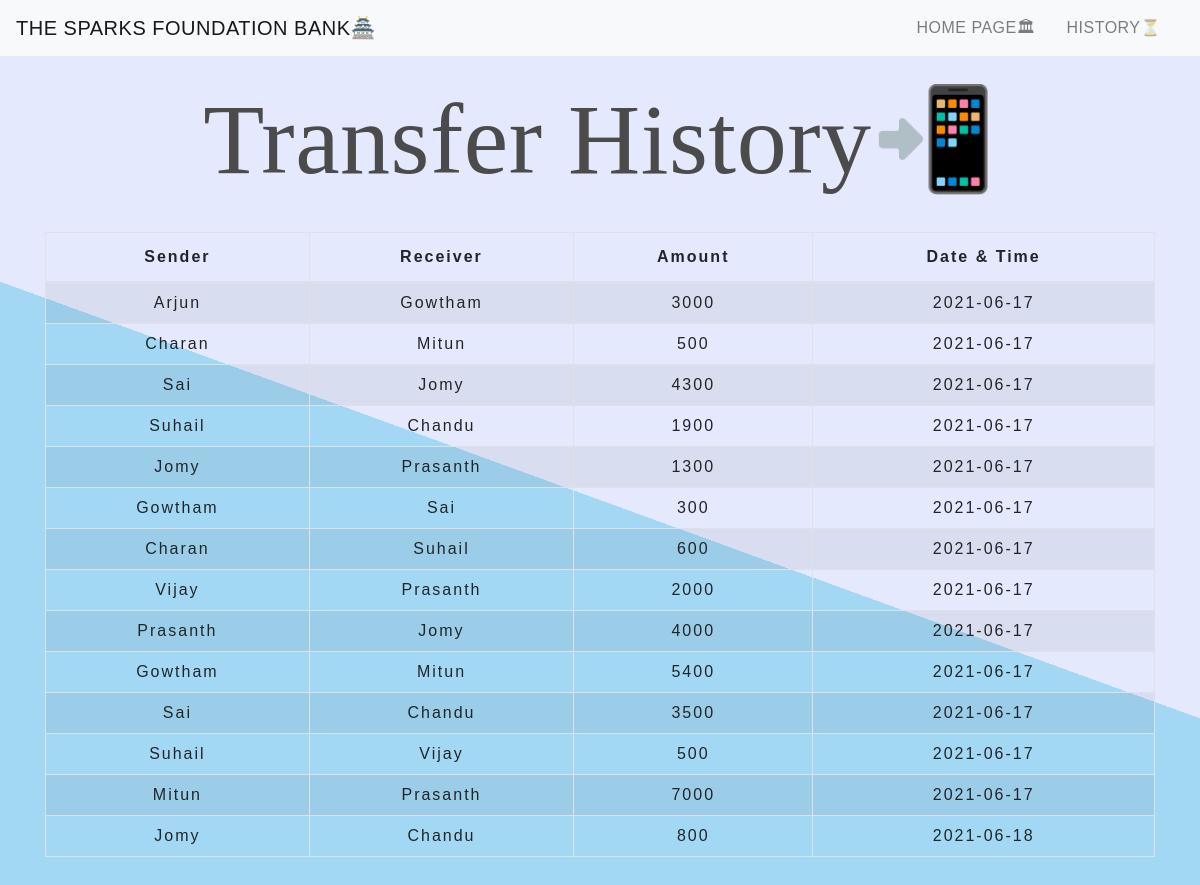
The page /transactionhistory.php on the database its author committed.
### tables this page shows
CREATE TABLE `transaction` (
  `sender` varchar(20) NOT NULL,
  `receiver` varchar(20) NOT NULL,
  `balance` int(10) NOT NULL,
  `datetime` date NOT NULL DEFAULT current_timestamp()
);

### transactionhistory.php (the view, shortened to what this page needs)
<!DOCTYPE html>
<html lang="en">
<head>
    <link rel="stylesheet" href="https://stackpath.bootstrapcdn.com/bootstrap/4.5.2/css/bootstrap.min.css">
    <link rel="stylesheet" type="text/css" href="css/table.css">
    <link rel="stylesheet" type="text/css" href="css/navbar.css">
</head>
<body >
<?php
  include 'navbar.php';
?>
	<div class="container">
        <h2 class="text-center pt-4">Transfer History📲</h2>
       <br>
       <div class="table-responsive-sm">
    <table class="table table-hover table-striped table-condensed table-bordered">
        <thead>
            <tr>
                <th class="text-center">Sender</th>
                <th class="text-center">Receiver</th>
                <th class="text-center">Amount</th>
                <th class="text-center">Date & Time</th>
            </tr>
        </thead>
        <tbody>
        <?php
            include 'config.php';
            $sql ="select * from transaction";
            $query =mysqli_query($conn, $sql);
            while($rows = mysqli_fetch_assoc($query))
            {
        ?>
            <tr>
            <td class="py-2" style="text-align:center;"><?php echo $rows['sender']; ?></td>
            <td class="py-2" style="text-align:center;"><?php echo $rows['receiver']; ?></td>
            <td class="py-2" style="text-align:center;"><?php echo $rows['balance']; ?> </td>
            <td class="py-2" style="text-align:center;"><?php echo $rows['datetime']; ?> </td>
        <?php
            }
        ?>
        </tbody>
    </table>
    </div>
</div>
</body>
</html>

### table.css (style rules this page uses)
* { padding: 0; margin: 0; box-sizing: border-box; font-family: sans-serif; }
h2 { font-size: 100px; font-family: Ubuntu; }
table { letter-spacing: 2px; }
td { text-align: center; }

### navbar.css (style rules this page uses)
h2 { color: #4C4B4B; letter-spacing: 0.5px; font-family: 'Staatliches', cursive; }

### transactionhistory.php (style rules this page uses)
body { background-color: #E4E9FD; background-image: -webkit-linear-gradient(70deg, #A3D8F4 50%, #E4E9FD 50%); min-height:1000px; }

### rows shown on the page
transaction: sender "Arjun", receiver "Gowtham", balance "3000", datetime "2021-06-17"
transaction: sender "Charan", receiver "Mitun", balance "500", datetime "2021-06-17"
transaction: sender "Sai", receiver "Jomy", balance "4300", datetime "2021-06-17"
transaction: sender "Suhail", receiver "Chandu", balance "1900", datetime "2021-06-17"
transaction: sender "Jomy", receiver "Prasanth", balance "1300", datetime "2021-06-17"
transaction: sender "Gowtham", receiver "Sai", balance "300", datetime "2021-06-17"
transaction: sender "Charan", receiver "Suhail", balance "600", datetime "2021-06-17"
transaction: sender "Vijay", receiver "Prasanth", balance "2000", datetime "2021-06-17"
transaction: sender "Prasanth", receiver "Jomy", balance "4000", datetime "2021-06-17"
transaction: sender "Gowtham", receiver "Mitun", balance "5400", datetime "2021-06-17"
transaction: sender "Sai", receiver "Chandu", balance "3500", datetime "2021-06-17"
transaction: sender "Suhail", receiver "Vijay", balance "500", datetime "2021-06-17"
transaction: sender "Mitun", receiver "Prasanth", balance "7000", datetime "2021-06-17"
transaction: sender "Jomy", receiver "Chandu", balance "800", datetime "2021-06-18"
